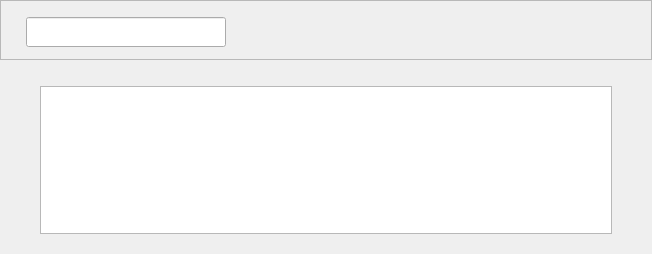
<?xml version="1.0" encoding="UTF-8"?>
<ui version="4.0">
 <class>DataSets</class>
 <widget class="QWidget" name="DataSets">
  <property name="geometry">
   <rect>
    <x>0</x>
    <y>0</y>
    <width>652</width>
    <height>254</height>
   </rect>
  </property>
  <property name="sizePolicy">
   <sizepolicy hsizetype="Preferred" vsizetype="Preferred">
    <horstretch>0</horstretch>
    <verstretch>0</verstretch>
   </sizepolicy>
  </property>
  <property name="mouseTracking">
   <bool>false</bool>
  </property>
  <property name="focusPolicy">
   <enum>Qt::NoFocus</enum>
  </property>
  <property name="windowTitle">
   <string>Datasets</string>
  </property>
  <property name="windowIcon">
   <iconset>
    <normaloff>:/images/st_icon.png</normaloff>:/images/st_icon.png</iconset>
  </property>
  <property name="styleSheet">
   <string notr="true"/>
  </property>
  <layout class="QVBoxLayout" name="verticalLayout">
   <property name="leftMargin">
    <number>0</number>
   </property>
   <property name="topMargin">
    <number>0</number>
   </property>
   <property name="rightMargin">
    <number>0</number>
   </property>
   <property name="bottomMargin">
    <number>0</number>
   </property>
   <item>
    <widget class="QWidget" name="DatasetPageWidget" native="true">
     <property name="styleSheet">
      <string notr="true"/>
     </property>
     <layout class="QVBoxLayout" name="verticalLayout_2">
      <property name="leftMargin">
       <number>0</number>
      </property>
      <property name="topMargin">
       <number>0</number>
      </property>
      <property name="rightMargin">
       <number>0</number>
      </property>
      <property name="bottomMargin">
       <number>0</number>
      </property>
      <item>
       <widget class="QFrame" name="frame">
        <property name="sizePolicy">
         <sizepolicy hsizetype="Preferred" vsizetype="Fixed">
          <horstretch>0</horstretch>
          <verstretch>0</verstretch>
         </sizepolicy>
        </property>
        <property name="minimumSize">
         <size>
          <width>0</width>
          <height>60</height>
         </size>
        </property>
        <property name="maximumSize">
         <size>
          <width>16777215</width>
          <height>60</height>
         </size>
        </property>
        <property name="styleSheet">
         <string notr="true"/>
        </property>
        <property name="frameShape">
         <enum>QFrame::StyledPanel</enum>
        </property>
        <property name="frameShadow">
         <enum>QFrame::Sunken</enum>
        </property>
        <property name="lineWidth">
         <number>1</number>
        </property>
        <layout class="QHBoxLayout" name="horizontalLayout_4">
         <property name="spacing">
          <number>20</number>
         </property>
         <property name="leftMargin">
          <number>5</number>
         </property>
         <property name="topMargin">
          <number>0</number>
         </property>
         <property name="rightMargin">
          <number>20</number>
         </property>
         <property name="bottomMargin">
          <number>0</number>
         </property>
         <item>
          <spacer name="horizontalSpacer_4">
           <property name="orientation">
            <enum>Qt::Horizontal</enum>
           </property>
           <property name="sizeType">
            <enum>QSizePolicy::Fixed</enum>
           </property>
           <property name="sizeHint" stdset="0">
            <size>
             <width>20</width>
             <height>20</height>
            </size>
           </property>
          </spacer>
         </item>
         <item>
          <widget class="QLineEdit" name="filterLineEdit">
           <property name="sizePolicy">
            <sizepolicy hsizetype="Fixed" vsizetype="Fixed">
             <horstretch>0</horstretch>
             <verstretch>0</verstretch>
            </sizepolicy>
           </property>
           <property name="minimumSize">
            <size>
             <width>200</width>
             <height>30</height>
            </size>
           </property>
           <property name="maximumSize">
            <size>
             <width>250</width>
             <height>25</height>
            </size>
           </property>
           <property name="mouseTracking">
            <bool>false</bool>
           </property>
           <property name="focusPolicy">
            <enum>Qt::ClickFocus</enum>
           </property>
           <property name="contextMenuPolicy">
            <enum>Qt::DefaultContextMenu</enum>
           </property>
           <property name="acceptDrops">
            <bool>false</bool>
           </property>
           <property name="toolTip">
            <string>Search for a dataset</string>
           </property>
           <property name="statusTip">
            <string>Search for a dataset</string>
           </property>
           <property name="whatsThis">
            <string>Search for a dataset</string>
           </property>
           <property name="autoFillBackground">
            <bool>false</bool>
           </property>
           <property name="styleSheet">
            <string notr="true"/>
           </property>
           <property name="clearButtonEnabled">
            <bool>true</bool>
           </property>
          </widget>
         </item>
         <item>
          <spacer name="horizontalSpacer">
           <property name="orientation">
            <enum>Qt::Horizontal</enum>
           </property>
           <property name="sizeHint" stdset="0">
            <size>
             <width>489</width>
             <height>20</height>
            </size>
           </property>
          </spacer>
         </item>
         <item>
          <widget class="QPushButton" name="importDataset">
           <property name="minimumSize">
            <size>
             <width>35</width>
             <height>35</height>
            </size>
           </property>
           <property name="maximumSize">
            <size>
             <width>35</width>
             <height>35</height>
            </size>
           </property>
           <property name="cursor">
            <cursorShape>PointingHandCursor</cursorShape>
           </property>
           <property name="mouseTracking">
            <bool>true</bool>
           </property>
           <property name="toolTip">
            <string>Imports a dataset from files</string>
           </property>
           <property name="statusTip">
            <string>Import a dataset from files</string>
           </property>
           <property name="text">
            <string/>
           </property>
           <property name="icon">
            <iconset>
             <normaloff>:/images/import-dataset.png</normaloff>:/images/import-dataset.png</iconset>
           </property>
           <property name="iconSize">
            <size>
             <width>35</width>
             <height>35</height>
            </size>
           </property>
           <property name="flat">
            <bool>true</bool>
           </property>
          </widget>
         </item>
         <item>
          <widget class="QPushButton" name="openDataset">
           <property name="sizePolicy">
            <sizepolicy hsizetype="Preferred" vsizetype="Preferred">
             <horstretch>0</horstretch>
             <verstretch>0</verstretch>
            </sizepolicy>
           </property>
           <property name="minimumSize">
            <size>
             <width>35</width>
             <height>35</height>
            </size>
           </property>
           <property name="maximumSize">
            <size>
             <width>35</width>
             <height>35</height>
            </size>
           </property>
           <property name="cursor">
            <cursorShape>PointingHandCursor</cursorShape>
           </property>
           <property name="mouseTracking">
            <bool>true</bool>
           </property>
           <property name="toolTip">
            <string>Open the selected dataset</string>
           </property>
           <property name="statusTip">
            <string>Open the selected dataset</string>
           </property>
           <property name="text">
            <string/>
           </property>
           <property name="icon">
            <iconset>
             <normaloff>:/images/open.png</normaloff>:/images/open.png</iconset>
           </property>
           <property name="iconSize">
            <size>
             <width>35</width>
             <height>35</height>
            </size>
           </property>
           <property name="flat">
            <bool>true</bool>
           </property>
          </widget>
         </item>
         <item>
          <widget class="QPushButton" name="editDataset">
           <property name="sizePolicy">
            <sizepolicy hsizetype="Preferred" vsizetype="Preferred">
             <horstretch>0</horstretch>
             <verstretch>0</verstretch>
            </sizepolicy>
           </property>
           <property name="minimumSize">
            <size>
             <width>35</width>
             <height>35</height>
            </size>
           </property>
           <property name="maximumSize">
            <size>
             <width>35</width>
             <height>35</height>
            </size>
           </property>
           <property name="cursor">
            <cursorShape>PointingHandCursor</cursorShape>
           </property>
           <property name="mouseTracking">
            <bool>true</bool>
           </property>
           <property name="toolTip">
            <string>Edit the selected dataset</string>
           </property>
           <property name="statusTip">
            <string>Edit the selected dataset</string>
           </property>
           <property name="text">
            <string/>
           </property>
           <property name="icon">
            <iconset>
             <normaloff>:/images/edit.png</normaloff>:/images/edit.png</iconset>
           </property>
           <property name="iconSize">
            <size>
             <width>35</width>
             <height>35</height>
            </size>
           </property>
           <property name="flat">
            <bool>true</bool>
           </property>
          </widget>
         </item>
         <item>
          <widget class="QPushButton" name="deleteDataset">
           <property name="sizePolicy">
            <sizepolicy hsizetype="Preferred" vsizetype="Preferred">
             <horstretch>0</horstretch>
             <verstretch>0</verstretch>
            </sizepolicy>
           </property>
           <property name="minimumSize">
            <size>
             <width>35</width>
             <height>35</height>
            </size>
           </property>
           <property name="maximumSize">
            <size>
             <width>35</width>
             <height>35</height>
            </size>
           </property>
           <property name="cursor">
            <cursorShape>PointingHandCursor</cursorShape>
           </property>
           <property name="mouseTracking">
            <bool>true</bool>
           </property>
           <property name="toolTip">
            <string>Delete the selected dataset</string>
           </property>
           <property name="statusTip">
            <string>Delete the selected dataset</string>
           </property>
           <property name="text">
            <string/>
           </property>
           <property name="icon">
            <iconset>
             <normaloff>:/images/delete.png</normaloff>:/images/delete.png</iconset>
           </property>
           <property name="iconSize">
            <size>
             <width>35</width>
             <height>35</height>
            </size>
           </property>
           <property name="flat">
            <bool>true</bool>
           </property>
          </widget>
         </item>
         <item>
          <spacer name="horizontalSpacer_5">
           <property name="orientation">
            <enum>Qt::Horizontal</enum>
           </property>
           <property name="sizeType">
            <enum>QSizePolicy::Fixed</enum>
           </property>
           <property name="sizeHint" stdset="0">
            <size>
             <width>20</width>
             <height>20</height>
            </size>
           </property>
          </spacer>
         </item>
        </layout>
       </widget>
      </item>
      <item>
       <spacer name="verticalSpacer">
        <property name="orientation">
         <enum>Qt::Vertical</enum>
        </property>
        <property name="sizeType">
         <enum>QSizePolicy::Fixed</enum>
        </property>
        <property name="sizeHint" stdset="0">
         <size>
          <width>40</width>
          <height>20</height>
         </size>
        </property>
       </spacer>
      </item>
      <item>
       <layout class="QHBoxLayout" name="horizontalLayout">
        <item>
         <spacer name="horizontalSpacer_2">
          <property name="orientation">
           <enum>Qt::Horizontal</enum>
          </property>
          <property name="sizeType">
           <enum>QSizePolicy::Fixed</enum>
          </property>
          <property name="sizeHint" stdset="0">
           <size>
            <width>40</width>
            <height>20</height>
           </size>
          </property>
         </spacer>
        </item>
        <item>
         <widget class="DatasetsTableView" name="datasetsTableView">
          <property name="sizePolicy">
           <sizepolicy hsizetype="Preferred" vsizetype="Preferred">
            <horstretch>0</horstretch>
            <verstretch>0</verstretch>
           </sizepolicy>
          </property>
          <property name="minimumSize">
           <size>
            <width>0</width>
            <height>0</height>
           </size>
          </property>
          <property name="mouseTracking">
           <bool>true</bool>
          </property>
          <property name="focusPolicy">
           <enum>Qt::ClickFocus</enum>
          </property>
          <property name="contextMenuPolicy">
           <enum>Qt::CustomContextMenu</enum>
          </property>
          <property name="toolTip">
           <string>Select a Dataset</string>
          </property>
          <property name="statusTip">
           <string>Select a Dataset</string>
          </property>
          <property name="styleSheet">
           <string notr="true"/>
          </property>
          <property name="horizontalScrollBarPolicy">
           <enum>Qt::ScrollBarAsNeeded</enum>
          </property>
          <property name="sizeAdjustPolicy">
           <enum>QAbstractScrollArea::AdjustIgnored</enum>
          </property>
          <property name="editTriggers">
           <set>QAbstractItemView::DoubleClicked</set>
          </property>
          <property name="tabKeyNavigation">
           <bool>true</bool>
          </property>
          <property name="showDropIndicator" stdset="0">
           <bool>false</bool>
          </property>
          <property name="dragDropOverwriteMode">
           <bool>false</bool>
          </property>
          <property name="alternatingRowColors">
           <bool>true</bool>
          </property>
          <property name="selectionMode">
           <enum>QAbstractItemView::MultiSelection</enum>
          </property>
          <property name="verticalScrollMode">
           <enum>QAbstractItemView::ScrollPerItem</enum>
          </property>
          <property name="horizontalScrollMode">
           <enum>QAbstractItemView::ScrollPerPixel</enum>
          </property>
          <property name="gridStyle">
           <enum>Qt::SolidLine</enum>
          </property>
          <property name="sortingEnabled">
           <bool>true</bool>
          </property>
          <property name="wordWrap">
           <bool>true</bool>
          </property>
          <property name="cornerButtonEnabled">
           <bool>false</bool>
          </property>
          <property name="waitPolicy" stdset="0">
           <number>3</number>
          </property>
          <attribute name="horizontalHeaderHighlightSections">
           <bool>false</bool>
          </attribute>
          <attribute name="horizontalHeaderShowSortIndicator" stdset="0">
           <bool>true</bool>
          </attribute>
          <attribute name="verticalHeaderVisible">
           <bool>false</bool>
          </attribute>
          <attribute name="verticalHeaderShowSortIndicator" stdset="0">
           <bool>false</bool>
          </attribute>
         </widget>
        </item>
        <item>
         <spacer name="horizontalSpacer_3">
          <property name="orientation">
           <enum>Qt::Horizontal</enum>
          </property>
          <property name="sizeType">
           <enum>QSizePolicy::Fixed</enum>
          </property>
          <property name="sizeHint" stdset="0">
           <size>
            <width>40</width>
            <height>20</height>
           </size>
          </property>
         </spacer>
        </item>
       </layout>
      </item>
      <item>
       <spacer name="verticalSpacer_2">
        <property name="orientation">
         <enum>Qt::Vertical</enum>
        </property>
        <property name="sizeType">
         <enum>QSizePolicy::Fixed</enum>
        </property>
        <property name="sizeHint" stdset="0">
         <size>
          <width>40</width>
          <height>20</height>
         </size>
        </property>
       </spacer>
      </item>
     </layout>
    </widget>
   </item>
  </layout>
 </widget>
 <customwidgets>
  <customwidget>
   <class>DatasetsTableView</class>
   <extends>QTableView</extends>
   <header>viewTables/DatasetsTableView.h</header>
  </customwidget>
 </customwidgets>
 <resources/>
 <connections/>
</ui>
